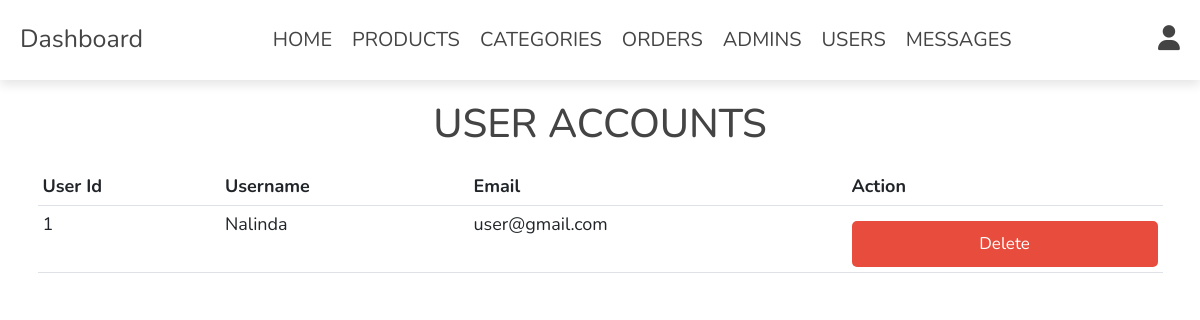
Screenshot of /admin/users_accounts.php (signed in) with the database file from the repository.
### tables this page shows
CREATE TABLE `users` (
  `id` int(100) NOT NULL,
  `name` varchar(20) NOT NULL,
  `email` varchar(50) NOT NULL,
  `password` varchar(50) NOT NULL
);

### admin/users_accounts.php (the view, shortened to what this page needs)
<?php
include '../components/connect.php';
?>
<!DOCTYPE html>
<html lang="en">
<head>
   <link rel="stylesheet" href="https://cdnjs.cloudflare.com/ajax/libs/font-awesome/6.1.1/css/all.min.css">
    <link href="https://cdn.jsdelivr.net/npm/bootstrap@5.2.2/dist/css/bootstrap.min.css" rel="stylesheet">
   <link rel="stylesheet" href="../css/admin_style.css">
</head>
<body>
<?php include '../components/admin_header.php'; ?>
<section class="accounts">
   <h1 class="heading">user accounts</h1>
   <div class="container">
<table class="table">
   <tr>
      <th>User Id</th>
      <th>Username</th>
      <th>Email</th>
      <th>Action</th>
   </tr>
   <?php
      $select_accounts = $conn->prepare("SELECT * FROM `users`");
      $select_accounts->execute();
      if($select_accounts->rowCount() > 0){
         while($fetch_accounts = $select_accounts->fetch(PDO::FETCH_ASSOC)){
   ?>
   <tr>
      <td><?= $fetch_accounts['id']; ?></td>
      <td><?= $fetch_accounts['name']; ?></td>
      <td><?= $fetch_accounts['email']; ?></td>
      <td><a href="users_accounts.php?delete=<?= $fetch_accounts['id']; ?>" onclick="return confirm('delete this account? the user related information will also be delete!')" class="delete-btn">delete</a></td>
   </tr>
   <?php
         }
      }else{
         echo '<p class="empty">no accounts available!</p>';
      }
   ?>
</table>
   </div>
</section>
</body>
</html>

### css/admin_style.css (style rules this page uses)
:root { --main-color:#222; --orange:#222; --red:#e74c3c; --black:#444; --white:#fff; --light-color:#777; --light-bg:#fff; --border:.0rem solid var(--black); --box-shadow:0 .5rem 1rem rgba(0,0,0,.1); }
.container { font-size: 18px; }
* { font-family: 'Nunito', sans-serif; margin:0; padding:0; box-sizing: border-box; outline: none; border:none; text-decoration: none; font-size: 18px; }
html { font-size: 62.5%; overflow-x: hidden; }
body { background-color: var(--light-bg); }
section { padding:2rem; margin:0 auto; }
a { text-decoration: none; }
.heading { font-size: 4rem; color:var(--black); margin-bottom: 2rem; text-align: center; text-transform: uppercase; }
.btn, .delete-btn, .option-btn { display: block; width: 100%; margin-top: 1rem; border-radius: .5rem; padding:1rem 3rem; font-size: 1.7rem; text-transform: capitalize; color:var(--white); cursor: pointer; text-align: center; }
.delete-btn { background-color: var(--red); }

### rows the page displays
users: id "1", name "Nalinda", email "user@gmail.com"
